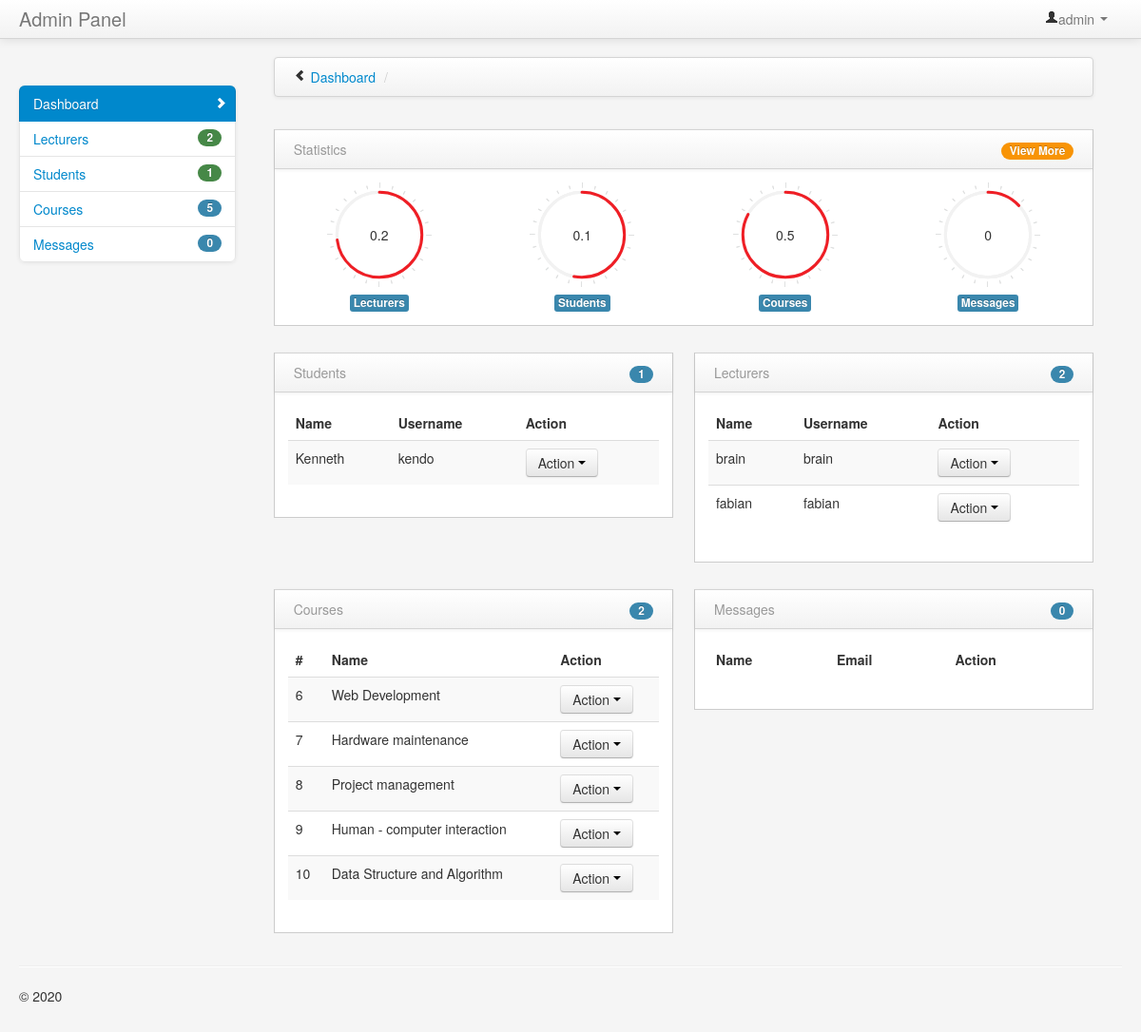
The app's page /admin/home.php (signed in) with its own data.
### tables this page shows
CREATE TABLE IF NOT EXISTS `tbl_user` (
  `user_Id` int(11) NOT NULL auto_increment,
  `fname` varchar(255) default NULL,
  `mname` varchar(255) default NULL,
  `lname` varchar(255) default NULL,
  `dob` date default NULL,
  `gender` varchar(255) default NULL,
  `course` varchar(255) default NULL,
  `yrlvl` varchar(255) default NULL,
  `username` varchar(255) default NULL,
  `password` varchar(255) default NULL,
  PRIMARY KEY  (`user_Id`)
);

CREATE TABLE IF NOT EXISTS `tbl_teacher` (
  `teacher_Id` int(11) NOT NULL auto_increment,
  `fname` varchar(255) default NULL,
  `mname` varchar(255) default NULL,
  `lname` varchar(255) default NULL,
  `uname` varchar(255) default NULL,
  `pwd` varchar(255) default NULL,
  PRIMARY KEY  (`teacher_Id`)
);

CREATE TABLE IF NOT EXISTS `tbl_category` (
  `cat_Id` int(11) NOT NULL auto_increment,
  `name` varchar(255) default NULL,
  `description` text,
  `image` varchar(255) default NULL,
  PRIMARY KEY  (`cat_Id`)
);

### admin/home.php (the view, shortened to what the rows shown need)
<!DOCTYPE html>
<html class="no-js">
    <head>
        <link href="../bootstrap/css/bootstrap.min.css" rel="stylesheet" media="screen">
        <link href="../bootstrap/css/bootstrap-responsive.min.css" rel="stylesheet" media="screen">
        <link href="../vendors/easypiechart/jquery.easy-pie-chart.css" rel="stylesheet" media="screen">
        <link href="../assets/styles.css" rel="stylesheet" media="screen">
    </head>
    <body>
        <div class="container-fluid">
            <div class="row-fluid">
                <div class="span9" id="content">
                    <div class="row-fluid">
                        <div class="span6">
                            <div class="block">
                                <div class="block-content collapse in">
                                    <table class="table table-striped">
                                      <thead>
                                        <tr>
                                            <th>Name</th>
                                            <th>Username</th>
                                            <th>Action</th>
                                        </tr>
                                    </thead>
                                    <tbody>
                                        <?php
                                        include "../functions/connect.php";
                                        $sql = "SELECT * FROM `tbl_user` ";
                                        $run = mysqli_query($con,$sql);
                                        while($row=mysqli_fetch_array($run)){
                                            echo '<tr class="odd gradeX" id="rec">';?>
                                           <?php
                                            echo "<td>".$row['fname']."</td>";
                                            echo "<td>".$row['username']."</td>";
                                             echo "<td>".
                                            '<div class="btn-group">
                                            <button type="button" class="btn btn-default btn-xs dropdown-toggle" data-toggle="dropdown" data-hover="dropdown" data-delay="500" data-close-others="false">
                                                Action
                                            <span class="caret"></span>
                                            </button>
                                            <ul class="dropdown-menu pull-right" role="menu">
                                            <li><a href="students/index.php"><span class="glyphicon glyphicon-edit"></span> View</a></li>
                                            </ul>
                                            </div>'
                                                    ."</td>";
                                            echo "</tr>";
                                        }
                                        ?>
                                    </tbody>
                                    </table>
                                </div>
                            </div>
                        </div>
                        <div class="span6">
                            <div class="block">
                                <div class="block-content collapse in">
                                    <table class="table table-striped">
                                        <thead>
                                        <tr>
                                            <th>Name</th>
                                            <th>Username</th>
                                            <th>Action</th>
                                        </tr>
                                    </thead>
                                    <tbody>
                                        <?php
                                        include "../functions/connect.php";
                                        $sql = "SELECT * FROM `tbl_teacher` ";
                                        $run = mysqli_query($con,$sql);
                                        while($row=mysqli_fetch_array($run)){
                                            echo '<tr class="odd gradeX" id="rec">';?>
                                           <?php
                                            echo "<td>".$row['fname']."</td>";
                                            echo "<td>".$row['uname']."</td>";
                                             echo "<td>".
                                            '<div class="btn-group">
                                            <button type="button" class="btn btn-default btn-xs dropdown-toggle" data-toggle="dropdown" data-hover="dropdown" data-delay="500" data-close-others="false">
                                                Action
                                            <span class="caret"></span>
                                            </button>
                                            <ul class="dropdown-menu pull-right" role="menu">
                                            <li><a href="teacher/index.php"><span class="glyphicon glyphicon-edit"></span> View</a></li>
                                            </ul>
                                            </div>'
                                                    ."</td>";
                                            echo "</tr>";
                                        }
                                        ?>
                                    </tbody>
                                    </table>
                                </div>
                            </div>
                        </div>
                    </div>
                    <div class="row-fluid">
                        <div class="span6">
                            <div class="block">
                                <div class="block-content collapse in">
                                    <table class="table table-striped">
                                       <thead>
                                        <tr>
                                            <th>#</th>
                                            <th>Name</th>
                                            <th>Action</th>
                                        </tr>
                                    </thead>
                                    <tbody>
                                        <?php
                                        include "../functions/connect.php";
                                        $sql = "SELECT * FROM `tbl_category` ";
                                        $run = mysqli_query($con,$sql);
                                        while($row=mysqli_fetch_array($run)){
                                            echo '<tr class="odd gradeX" id="rec">';
                                           echo "<td>".$row['cat_Id']."</td>";
                                            echo "<td>".$row['name']."</td>";
                                             echo "<td>".
                                            '<div class="btn-group">
                                            <button type="button" class="btn btn-default btn-xs dropdown-toggle" data-toggle="dropdown" data-hover="dropdown" data-delay="500" data-close-others="false">
                                                Action
                                            <span class="caret"></span>
                                            </button>
                                            <ul class="dropdown-menu pull-right" role="menu">
                                            <li><a href="category/index.php"><span class="glyphicon glyphicon-edit"></span> View</a></li>
                                            </ul>
                                            </div>'
                                                    ."</td>";
                                            echo "</tr>";
                                        }
                                        ?>
                                    </tbody>
                                    </table>
                                </div>
                            </div>
                        </div>
                        <div class="span6">
                            <div class="block">
                                <div class="block-content collapse in">
                                    <table class="table table-striped">
                                       <thead>
                                        <tr>
                                            <th>Name</th>
                                            <th>Email</th>
                                            <th>Action</th>
                                        </tr>
                                    </thead>
                                    </table>
                                </div>
                            </div>
                        </div>
                    </div>
                </div>
            </div>
        </div>
        <script>
        $(function() {
            // Easy pie charts
            $('.chart').easyPieChart({animate: 1000});
        });
        </script>
    </body>
</html>

### records on screen
tbl_user: fname "Kenneth", username "kendo"
tbl_teacher: fname "brain", uname "brain"
tbl_teacher: fname "fabian", uname "fabian"
tbl_category: cat_Id "6", name "Web Development"
tbl_category: cat_Id "7", name "Hardware maintenance"
tbl_category: cat_Id "8", name "Project management"
tbl_category: cat_Id "9", name "Human - computer interaction"
tbl_category: cat_Id "10", name "Data Structure and Algorithm"

### other values on screen
$adm_user "admin"
$percent "2"
$percent "1"
$percent "5"
$percent "0"
$percent "0.2"
$percent "0.1"
$percent "0.5"
